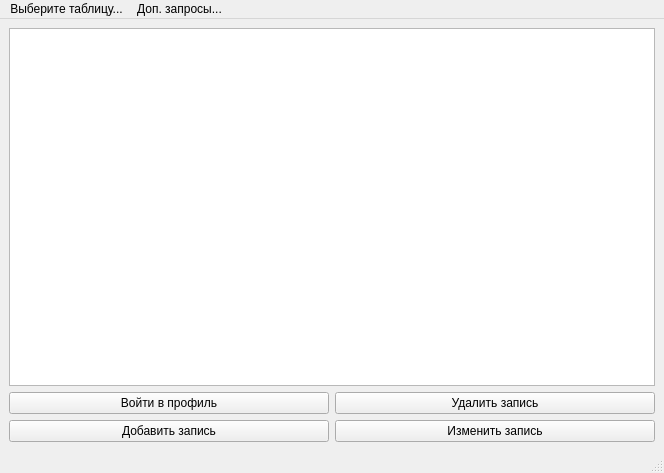
<?xml version="1.0" encoding="UTF-8"?>
<ui version="4.0">
 <class>MainWindow</class>
 <widget class="QMainWindow" name="MainWindow">
  <property name="geometry">
   <rect>
    <x>0</x>
    <y>0</y>
    <width>664</width>
    <height>473</height>
   </rect>
  </property>
  <property name="windowTitle">
   <string>MainWindow</string>
  </property>
  <widget class="QWidget" name="centralwidget">
   <layout class="QVBoxLayout" name="verticalLayout">
    <item>
     <layout class="QGridLayout" name="gridLayout">
      <item row="1" column="1">
       <widget class="QPushButton" name="deleteButton">
        <property name="text">
         <string>Удалить запись</string>
        </property>
       </widget>
      </item>
      <item row="2" column="0">
       <widget class="QPushButton" name="addButton">
        <property name="text">
         <string>Добавить запись</string>
        </property>
       </widget>
      </item>
      <item row="1" column="0">
       <widget class="QPushButton" name="loginButton">
        <property name="text">
         <string>Войти в профиль</string>
        </property>
       </widget>
      </item>
      <item row="0" column="0" colspan="2">
       <widget class="QTableView" name="tableView"/>
      </item>
      <item row="2" column="1">
       <widget class="QPushButton" name="editButton">
        <property name="text">
         <string>Изменить запись</string>
        </property>
       </widget>
      </item>
     </layout>
    </item>
   </layout>
  </widget>
  <widget class="QMenuBar" name="tablebar">
   <property name="geometry">
    <rect>
     <x>0</x>
     <y>0</y>
     <width>664</width>
     <height>21</height>
    </rect>
   </property>
   <widget class="QMenu" name="menu">
    <property name="title">
     <string>Выберите таблицу...</string>
    </property>
    <addaction name="driverAction"/>
    <addaction name="separator"/>
    <addaction name="vehicleAction"/>
    <addaction name="route_sheetAction"/>
    <addaction name="destinationAction"/>
   </widget>
   <widget class="QMenu" name="menu_2">
    <property name="title">
     <string>Доп. запросы...</string>
    </property>
    <addaction name="separator"/>
    <addaction name="separator"/>
    <addaction name="entryAction1"/>
    <addaction name="entryAction2"/>
    <addaction name="entryAction3"/>
    <addaction name="entryAction4"/>
    <addaction name="entryAction5"/>
   </widget>
   <addaction name="menu"/>
   <addaction name="menu_2"/>
  </widget>
  <widget class="QStatusBar" name="statusbar"/>
  <action name="driverAction">
   <property name="text">
    <string>Водители</string>
   </property>
  </action>
  <action name="vehicleAction">
   <property name="text">
    <string>Машины</string>
   </property>
  </action>
  <action name="route_sheetAction">
   <property name="text">
    <string>Маршрутный лист</string>
   </property>
  </action>
  <action name="destinationAction">
   <property name="text">
    <string>Получатель</string>
   </property>
  </action>
  <action name="entryAction1">
   <property name="text">
    <string>Запрос 1</string>
   </property>
  </action>
  <action name="entryAction2">
   <property name="text">
    <string>Запрос 2</string>
   </property>
  </action>
  <action name="entryAction3">
   <property name="text">
    <string>Запрос 3</string>
   </property>
  </action>
  <action name="entryAction4">
   <property name="text">
    <string>Запрос 4</string>
   </property>
  </action>
  <action name="entryAction5">
   <property name="text">
    <string>Запрос 5</string>
   </property>
  </action>
 </widget>
 <resources/>
 <connections/>
</ui>
